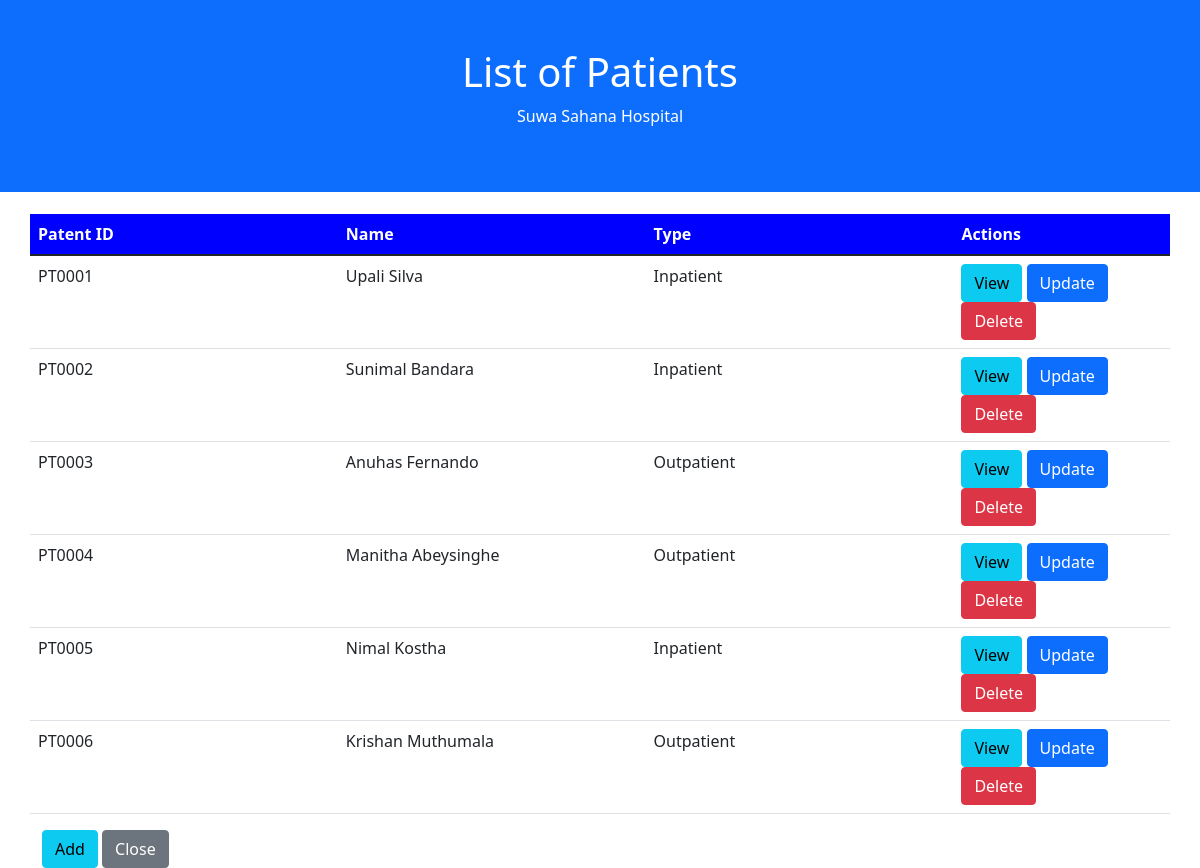
/patient/list.php, run on the app's committed database.
### tables this page shows
CREATE TABLE `patient` (
  `Patient_ID` varchar(6) NOT NULL,
  `Name` varchar(40) NOT NULL,
  `Type` varchar(11) NOT NULL
);

### patient/list.php (the view, shortened to what this page needs)
<?php
$database = createMySQLConn();
$res_select = $database->query("SELECT * FROM `patient`");
?>
<!doctype html>
<html lang="en">
<head>
    <link href="https://cdn.jsdelivr.net/npm/bootstrap@5.1.1/dist/css/bootstrap.min.css" rel="stylesheet"
>
</head>
<body>
<div class="container-fluid p-5 bg-primary text-white text-center">
    <h1>List of Patients</h1>
    <p>Suwa Sahana Hospital</p>
</div>
<div class="container-fluid" style="margin-top: 20px;" id="nav-bed">
    <div class="container">
        <div class="row justify-content-center">
            <table class="table table-hover">
                <col style="width: 27%;"/>
                <col style="width: 27%;"/>
                <col style="width: 27%;"/>
                <col style="width: 19%;"/>
                <thead style="background-color: blue; color: white">
                <tr>
                    <th scope="col">Patent ID</th>
                    <th scope="col">Name</th>
                    <th scope="col">Type</th>
                    <th scope="col">Actions</th>
                </tr>
                </thead>
                <?php
                $row_count = 0;
                while ($row = $res_select->fetch_assoc()): ?>
                    <form action="<?php echo htmlspecialchars($_SERVER["PHP_SELF"]); ?>" method="post">
                        <tr id="row-<?= $row_count ?>">
                            <td>
                                <?= $row['Patient_ID'] ?>
                            </td>
                            <td><?= $row['Name'] ?></td>
                            <td><?= $row['Type'] ?></td>
                            <td>
                                <button type="submit" class="btn btn-info" name="btnView">View</button>
                                <button type="submit" class="btn btn-primary" name="btnUpdate">Update</button>
                                <button type="submit" class="btn btn-danger" name="btnDelete">Delete</button>
                            </td>
                        </tr>
                    </form>
                <?php endwhile; ?>
            </table>
        </div>
    </div>
    <div class="container">
        <a href="edit.php?New" class="btn btn-info btn-block" id="btn-add">Add</a>
        <a href="../employee/main.php" class="btn btn-secondary btn-block">Close</a>
    </div>
</div>
</body>
</html>

### data on the page
patient: Patient_ID "PT0001", Name "Upali Silva", Type "Inpatient"
patient: Patient_ID "PT0002", Name "Sunimal Bandara", Type "Inpatient"
patient: Patient_ID "PT0003", Name "Anuhas Fernando", Type "Outpatient"
patient: Patient_ID "PT0004", Name "Manitha Abeysinghe", Type "Outpatient"
patient: Patient_ID "PT0005", Name "Nimal Kostha", Type "Inpatient"
patient: Patient_ID "PT0006", Name "Krishan Muthumala", Type "Outpatient"
